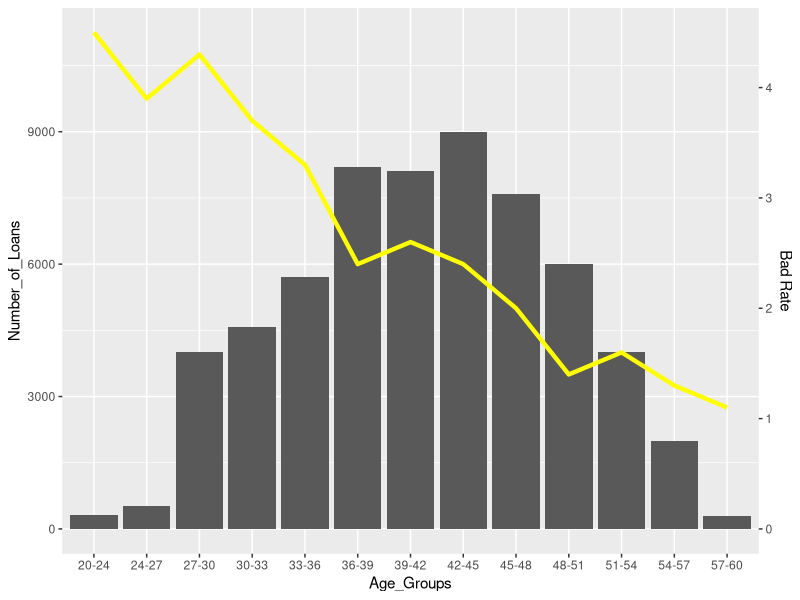

Recreate this plot in R.
library(ggplot2)
Bad_Rate=c(4.5,3.9,4.3,3.7,3.3,2.4,2.6,2.4,2,1.4,1.6,1.3,1.1)
Age_Groups=c("20-24","24-27","27-30","30-33","33-36","36-39","39-42","42-45","45-48","48-51","51-54","54-57","57-60")
Number_of_Loans=c(310,511,4000,4568,5698,8209,8117,9000,7600,6000,4000,2000,288)
df<-data.frame(Age_Groups,Number_of_Loans,Bad_Rate)
head(df)  
p=ggplot(df)+geom_col(aes(x=Age_Groups,y=Number_of_Loans),size=1)+geom_line(aes(x=Age_Groups,y=2500*Bad_Rate),size=1.5,group = 1,color='yellow', position = "identity",  stat = "identity")+  scale_y_continuous(sec.axis = sec_axis(~./2500.0, name = "Bad Rate"))
p

